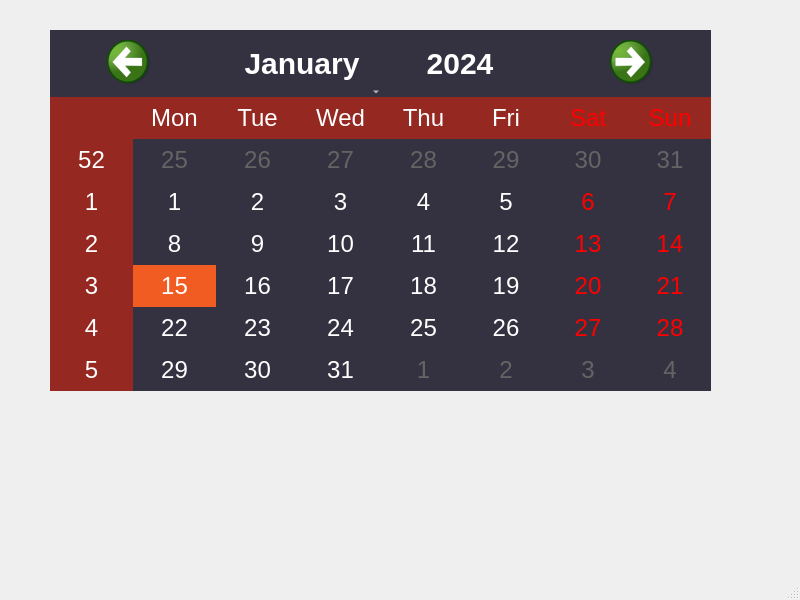
<?xml version="1.0" encoding="UTF-8"?>
<ui version="4.0">
 <class>MainWindow</class>
 <widget class="QMainWindow" name="MainWindow">
  <property name="geometry">
   <rect>
    <x>0</x>
    <y>0</y>
    <width>800</width>
    <height>600</height>
   </rect>
  </property>
  <property name="windowTitle">
   <string>MainWindow</string>
  </property>
  <widget class="QWidget" name="centralwidget">
   <widget class="QCalendarWidget" name="calendarWidget">
    <property name="geometry">
     <rect>
      <x>50</x>
      <y>30</y>
      <width>661</width>
      <height>361</height>
     </rect>
    </property>
    <property name="styleSheet">
     <string notr="true">/* Tool Buttons Code */

QCalendarWidget QToolButton
{
	height:60px;
	width:150px;
	color:white;
	font-size:30px;
	icon-size:50px 50px;
	background-color:rgb(52,50,64);
}
QCalendarWidget QWidget#qt_calendar_navigationbar
{
	background-color:rgb(52,50,64);
}

/* MenuBar Code */

QCalendarWidget QMenu
{
	width:150px;
	left:20px;
	color:white;
	font-size:18px;
	background-color:rgb(52,50,64);
}

/* SpinBox Code */

QCalendarWidget QSpinBox
{
	width:150px;
	height:60px;
	font-size:24px;
	color:white;
	background-color:rgb(52,50,64);	
}
QCalendarWidget QSpinBox::up-button
{
	subcontrol-origin: border;
	subcontrol-position:left;
	width:65px;
	height:60px;
}
QCalendarWidget QSpinBox::down-button
{
	subcontrol-origin: border;
	subcontrol-position:right;
	width:65px;
	height:60px;
}

/* Calendar View Code */
QCalendarWidget QWidget
{
	alternate-background-color:rgb(150,40,34);
}
QCalendarWidget QAbstractItemView:enabled
{
	font-size:24px;
	color:white;
	background-color:rgb(52,50,64);	
	selection-background-color:rgb(241,92,34);
	selection-color:white;
}
QCalendarWidget QAbstractItemView:disabled
{
	color:rgb(100,100,100);
}

/* Thanks For Watching Video */</string>
    </property>
   </widget>
  </widget>
  <widget class="QMenuBar" name="menubar">
   <property name="geometry">
    <rect>
     <x>0</x>
     <y>0</y>
     <width>800</width>
     <height>22</height>
    </rect>
   </property>
  </widget>
  <widget class="QStatusBar" name="statusbar"/>
 </widget>
 <resources/>
 <connections/>
</ui>
